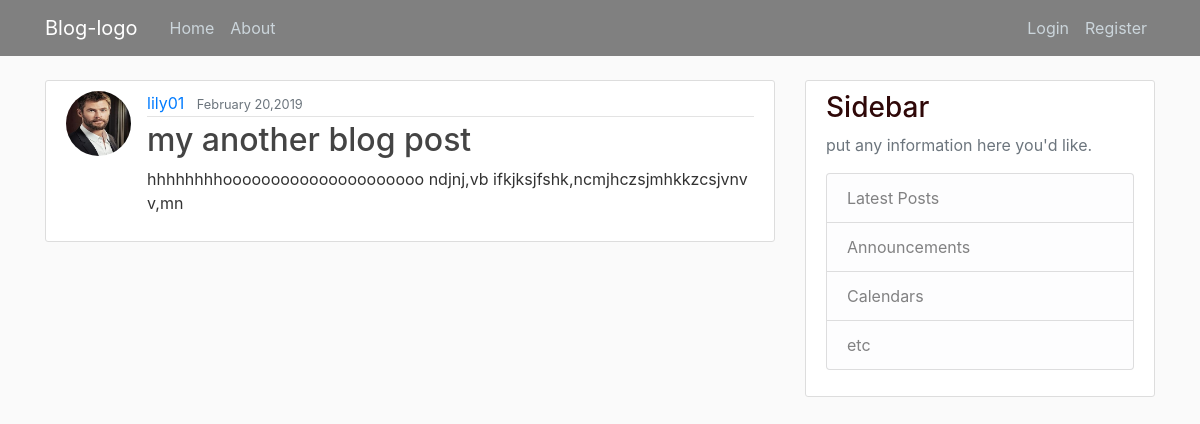
The app's page /post/36/ with its own data.
### blog/models.py (models this page shows, shortened)
class Post(models.Model):
    title = models.CharField(max_length=100)
    content = models.TextField()
    date_posted = models.DateTimeField(default=timezone.now)
    author = models.ForeignKey(User,on_delete=models.CASCADE)

### users/models.py (models this page shows, shortened)
class Profile(models.Model):
    user = models.OneToOneField(User,on_delete=models.CASCADE)
    image = models.ImageField(default = 'default.jpg', upload_to='profile_pics')

### blog/views.py (the view)
# urls.py: path('post/<int:pk>/', PostDetailView.as_view(), name='post-detail'),
class PostDetailView(DetailView):
    model = Post

### blog/templates/blog/post_detail.html (shortened to what this page needs)
{% extends "blog/base.html" %}
    {% block content %}
            <article class="media content-section">
              <img class="rounded-circle article-img" src="{{ object.author.profile.image.url }}">
                <div class="media-body">
                  <div class="article-metadata">
                    <a class="mr-2" href="{% url 'user-posts' object.author.username %}">{{ object.author }}</a>
                    <small class="text-muted">{{ object.date_posted|date:"F d,Y"}}</small>
                  </div>
                  <h2 class="article-title">{{ object.title }}</h2>
                  <p class="article-content">{{ object.content }}</p>
                </div>
            </article>
{% endblock content %}

### blog/static/blog/main.css (style rules this page uses)
body { background: #fafafa; color: #333333; margin-top: 5rem; }
h1, h2, h3, h4, h5, h6 { color: #2f0808; }
.content-section { background: #ffffff; padding: 10px 20px; border: 1px solid #dddddd; border-radius: 3px; margin-bottom: 20px; }
.article-title { color: #444444; }
.article-content { white-space: pre-line; }
.article-img { height: 65px; width: 65px; margin-right: 16px; }
.article-metadata { padding-bottom: 1px; margin-bottom: 4px; border-bottom: 1px solid #e3e3e3 }

### records on screen
Post: author.profile.image (picture), author "lily01", date_posted "February 20,2019", title "my another blog post", content "hhhhhhhhooooooooooooooooooooo ndjnj,vb ifkjksjfshk,ncmjhczsjmhkkzcsjvnv v,mn"
